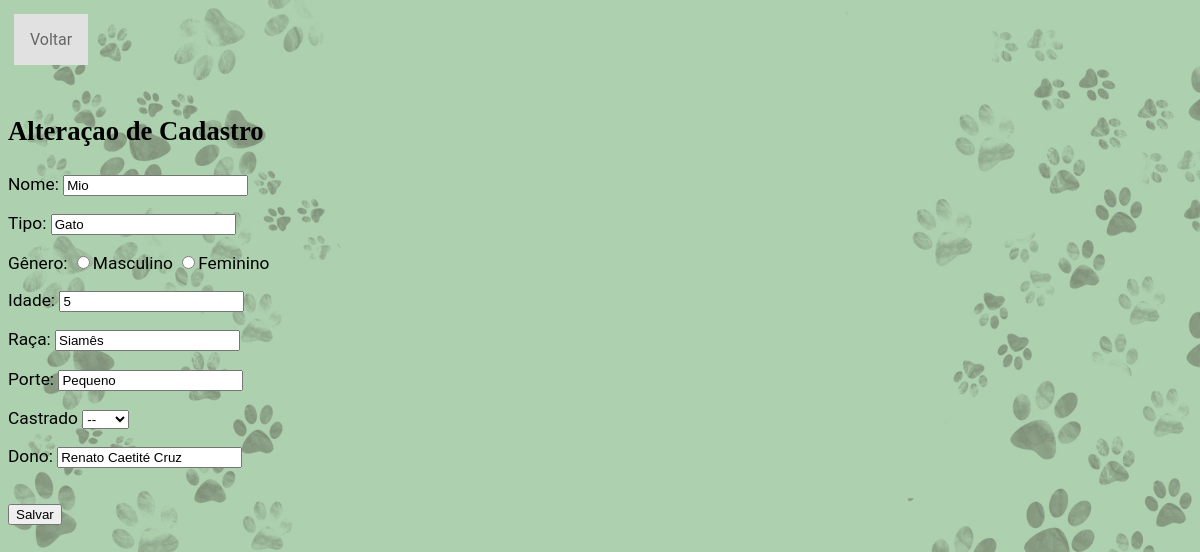
/php/alterarpet.php?cod_pet=1, run on the app's committed database.
### tables this page shows
CREATE TABLE IF NOT EXISTS `pet` (
  `cod_pet` int(11) NOT NULL AUTO_INCREMENT,
  `nome_pet` varchar(30) NOT NULL,
  `tipo_pet` varchar(30) NOT NULL,
  `sexo_pet` varchar(30) NOT NULL,
  `idade_pet` smallint(2) NOT NULL,
  `raca_pet` varchar(30) NOT NULL,
  `porte_pet` varchar(30) NOT NULL,
  `cast_pet` varchar(3) NOT NULL,
  `dono_pet` varchar(100) NOT NULL,
  PRIMARY KEY (`cod_pet`)
);

### php/alterarpet.php (the view, shortened to what this page needs)
<!DOCTYPE html>
<html lang="pt-br">
<head>
<link rel="stylesheet" type="text/css" href="../css/but2.css"/>
<link rel="stylesheet" type="text/css" href="../css/but1.css"/>
</head>
<body>
    <body id="cad1">
<a href="listarpet.php" class="hvr-sweep-to-left">Voltar</a>
	<div id="cd1"></div><br>
    <?php
$cod = $_GET["cod_pet"];
include "conexao.php";
$dados = mysqli_query($sql, "SELECT * FROM pet WHERE cod_pet = '$cod' ");
while ($coluna = mysqli_fetch_array($dados))
{
        $nome = $coluna['nome_pet'];
        $tipo = $coluna['tipo_pet'];
        $idade = $coluna['idade_pet'];
        $raca = $coluna['raca_pet'];
        $porte = $coluna['porte_pet'];
        $castrado = $coluna['cast_pet'];
        $dono = $coluna['dono_pet'];
}
?>
    <form action='salvarpet.php?cod_pet=$cod' name='form' method='post'>
       <fieldtest id='cadastro'>
           <h3>Alteraçao de Cadastro</h3>
       <p>
           <label for='nome'>Nome:</label>
           <input type='text' id='nome_pet' name='nome_pet' value='<?php echo "$nome"; ?>'>
       </p>
       <p>
           <label for='tipo'>Tipo:</label>
           <input type='text' id='tipo_pet' name='tipo_pet' value='<?php echo "$tipo"; ?>'>
       </p>
       <p>
            <label for="sexo">Gênero:</label>
            <input type="radio" name="sexo_pet" value="Masculino">Masculino
            <input type="radio" name="sexo_pet" value="Feminino">Feminino
        <p>
            <label for="idade">Idade:</label>
           <input type='text' id='idade_pet' name='idade_pet' value='<?php echo "$idade"; ?>'>
       <p>
           <label for='raca'>Raça:</label>
           <input type='text' id='raca_pet' name='raca_pet' value='<?php echo "$raca"; ?>'>
       </p>
	   <p>
           <label for='porte'>Porte:</label>
           <input type='text' id='porte_pet' name='porte_pet' value='<?php echo "$porte"; ?>'>
       </p>
	   <p>
                <label for="estado">Castrado</label>
                <select name="cast_pet" id="cast_pet" value='<?php echo "$castrado"; ?> '>
                    <option value="">--</option>
           </select>
	   <p>
           <label for='dono'>Dono:</label>
           <input type='text' id='dono_pet' name='dono_pet' value='<?php echo "$dono"; ?>'>
       </p>
	   <br>
             <button>Salvar</button>
    </form>
</body>
</html>

### css/but2.css (style rules this page uses)
p, [class^="hvr-"] { font-family: 'Roboto', sans-serif; }
[class^="hvr-"] { margin: .4em; padding: 1em; cursor: pointer; background: #e1e1e1; text-decoration: none; color: #666; -webkit-tap-highlight-color: rgba(0,0,0,0); -webkit-font-smoothing: antialiased; -moz-osx-font-smoothing: grayscale; }

### php/alterarpet.php (style rules this page uses)
h3 { color:black; font-size: 20pt; }
p { color:black; font-size: 13pt; }
body { background-image: url('../img/bg3.jpg'); background-attachment: fixed; background-size: cover; background-repeat: no-repeat; }

### data on the page
pet: nome_pet "Mio", tipo_pet "Gato", idade_pet "5", raca_pet "Siamês", porte_pet "Pequeno", dono_pet "Renato Caetité Cruz"
